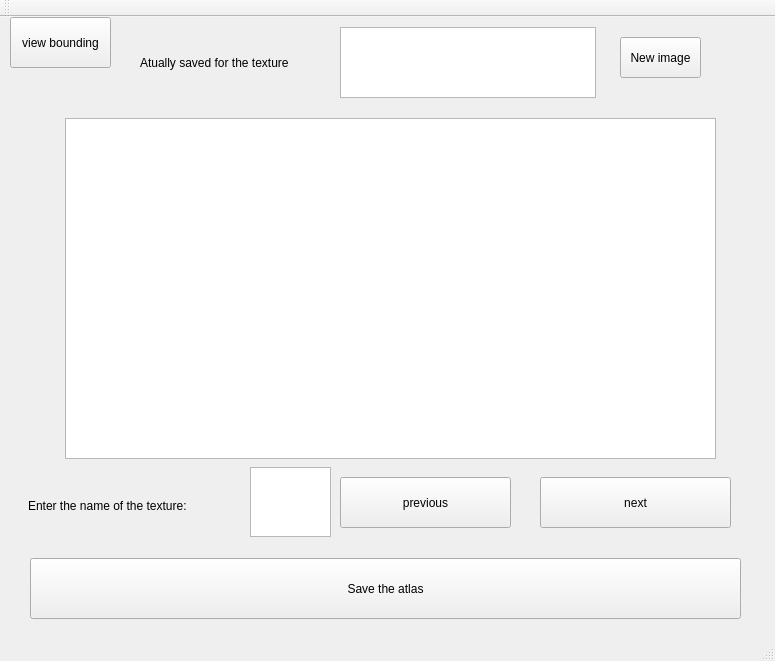
<?xml version="1.0" encoding="UTF-8"?>
<ui version="4.0">
 <class>MainWindow</class>
 <widget class="QMainWindow" name="MainWindow">
  <property name="geometry">
   <rect>
    <x>0</x>
    <y>0</y>
    <width>775</width>
    <height>661</height>
   </rect>
  </property>
  <property name="windowTitle">
   <string>MainWindow</string>
  </property>
  <widget class="QWidget" name="centralWidget">
   <widget class="QPushButton" name="next">
    <property name="geometry">
     <rect>
      <x>540</x>
      <y>460</y>
      <width>191</width>
      <height>51</height>
     </rect>
    </property>
    <property name="text">
     <string>next</string>
    </property>
   </widget>
   <widget class="QGraphicsView" name="graphicsView">
    <property name="geometry">
     <rect>
      <x>65</x>
      <y>101</y>
      <width>651</width>
      <height>341</height>
     </rect>
    </property>
   </widget>
   <widget class="QTextEdit" name="texture_name">
    <property name="geometry">
     <rect>
      <x>250</x>
      <y>450</y>
      <width>81</width>
      <height>70</height>
     </rect>
    </property>
   </widget>
   <widget class="QTextBrowser" name="save_name">
    <property name="geometry">
     <rect>
      <x>340</x>
      <y>10</y>
      <width>256</width>
      <height>71</height>
     </rect>
    </property>
    <property name="minimumSize">
     <size>
      <width>256</width>
      <height>71</height>
     </size>
    </property>
   </widget>
   <widget class="QPushButton" name="previous">
    <property name="geometry">
     <rect>
      <x>340</x>
      <y>460</y>
      <width>171</width>
      <height>51</height>
     </rect>
    </property>
    <property name="text">
     <string>previous</string>
    </property>
   </widget>
   <widget class="QLabel" name="label">
    <property name="geometry">
     <rect>
      <x>140</x>
      <y>20</y>
      <width>231</width>
      <height>51</height>
     </rect>
    </property>
    <property name="text">
     <string>Atually saved for the texture</string>
    </property>
   </widget>
   <widget class="QLabel" name="label_2">
    <property name="geometry">
     <rect>
      <x>28</x>
      <y>453</y>
      <width>201</width>
      <height>71</height>
     </rect>
    </property>
    <property name="text">
     <string>Enter the name of the texture:</string>
    </property>
   </widget>
   <widget class="QPushButton" name="save">
    <property name="geometry">
     <rect>
      <x>30</x>
      <y>541</y>
      <width>711</width>
      <height>61</height>
     </rect>
    </property>
    <property name="text">
     <string>Save the atlas</string>
    </property>
   </widget>
   <widget class="QPushButton" name="new_2">
    <property name="geometry">
     <rect>
      <x>620</x>
      <y>20</y>
      <width>81</width>
      <height>41</height>
     </rect>
    </property>
    <property name="text">
     <string>New image</string>
    </property>
   </widget>
   <widget class="QPushButton" name="view">
    <property name="geometry">
     <rect>
      <x>10</x>
      <y>0</y>
      <width>101</width>
      <height>51</height>
     </rect>
    </property>
    <property name="text">
     <string>view bounding</string>
    </property>
   </widget>
  </widget>
  <widget class="QMenuBar" name="menuBar">
   <property name="geometry">
    <rect>
     <x>0</x>
     <y>0</y>
     <width>775</width>
     <height>19</height>
    </rect>
   </property>
  </widget>
  <widget class="QToolBar" name="mainToolBar">
   <attribute name="toolBarArea">
    <enum>TopToolBarArea</enum>
   </attribute>
   <attribute name="toolBarBreak">
    <bool>false</bool>
   </attribute>
  </widget>
  <widget class="QStatusBar" name="statusBar"/>
 </widget>
 <layoutdefault spacing="6" margin="11"/>
 <resources/>
 <connections/>
</ui>
